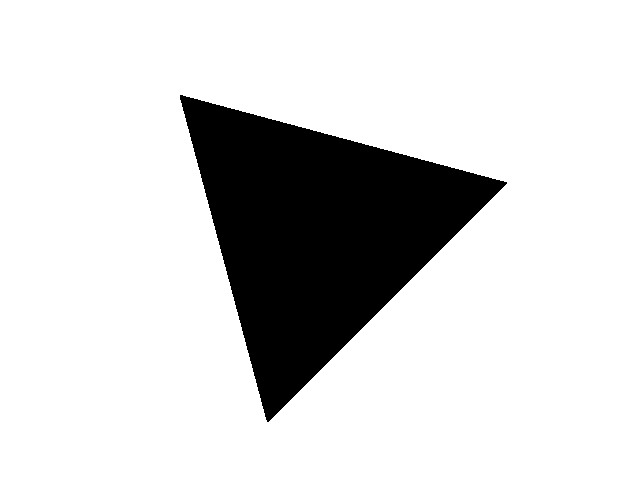
#> input picture data/1.jpg, 640 x 480 px
$ python polygonDetect.py --image ../../../data/1.jpg   (Python 2 division)   (older library calls are emulated)
#> lines starting #> are read from the running program, lines starting #| are printed output that depends on the picture; after the words box and inside, x2 and y2 are one past the last pixel; in counts of white or black regions, pixels touching at a corner belong together
import cv2
import imutils
import argparse
import numpy as np

def getShape(contour):
    p = cv2.arcLength(contour, True)
    aV = cv2.approxPolyDP(contour, 0.04 * p, True)

    vertices = len(aV)
    if vertices == 3:
        return 'Triangle'
    elif vertices == 4:
        rect = cv2.minAreaRect(contour)
        contourArea = cv2.contourArea(contour)
        fittedArea = rect[1][0] * rect[1][1]
        #print "Countor Area:", contourArea , " Fiited A:", fittedArea
        (x, y, w, h) = cv2.boundingRect(aV)
        ar = w / float(h)
        if .95 * fittedArea <= contourArea and ar >= 0.95 and ar <= 1.05:
            return 'Square'
        else:
            return 'Rectangle'
    elif vertices == 5:
        return 'Pentagon'
    elif vertices == 6:
        return 'Hexagon'
    elif vertices == 7:
        return 'Heptagon'
    else:
        (xC, yC), radius  = cv2.minEnclosingCircle(contour)
        contourArea = cv2.contourArea(contour)
        fittedArea = radius*radius*3.14
        # print "Countor Area:", contourArea , " Circle A:", fittedArea
        if abs(contourArea-fittedArea) / max(contourArea, fittedArea) < 0.10:
            return 'Circle'
        else:
            return str(str(len(aV))+'-Polygon')
    return 'Unknown'


ap = argparse.ArgumentParser()
ap.add_argument("-i", "--image", required=True,	help="Input Image")
args = vars(ap.parse_args())

try:
    inImage = cv2.imread(args['image'])
#> inImage is the input picture: shape (480, 640, 3); min 0, max 255, mean 213.4
    imgray = cv2.cvtColor(inImage,cv2.COLOR_BGR2GRAY)
    # Note that Logical-Vision has image dataset with BlackImage and White Background
    # So, Let's invert the image and then Detect Polygon
    # If you are using normal image. Make sure you comment following line
    #imgray = cv2.bitwise_not(imgray)
    ret,thresh = cv2.threshold(imgray,127,255,0)
#> thresh: shape (480, 640); 83.7% white; 1 black region, box (x1, y1, x2, y2) and area: (180, 95, 507, 422) 50135
    im2, contours, hierarchy = cv2.findContours(thresh,cv2.RETR_EXTERNAL,cv2.CHAIN_APPROX_SIMPLE)
#> contours = [[[0, 0], [0, 479], [639, 479], [639, 0]]]

    for cont in contours:
        cv2.drawContours(inImage, [cont], -1, (0, 255, 0), 2)
        cM = cv2.moments(cont)
        print cM['m00']
        X = int(cM['m10'] /(cM['m00']+1))
        Y = int(cM['m01'] /(cM['m00']+1))
        cv2.putText(inImage, getShape(cont), (X, Y), cv2.FONT_HERSHEY_SIMPLEX,
    		0.5, (255, 255, 255), 2)
        cv2.imshow("Image", inImage)
#> this loop made 1 pass
#> (X, Y, p in getShape, aV in getShape, vertices in getShape, rect in getShape, contourArea in getShape, fittedArea in getShape) on pass 1: (319, 239, 2236, [[0, 0], [0, 479], [639, 479], [639, 0]], 4, ((319.5, 239.5), (479, 639), -90), 306081, 306081)
#| 306081.0
#> pass 1, `cv2.imshow("Image", inImage)`:
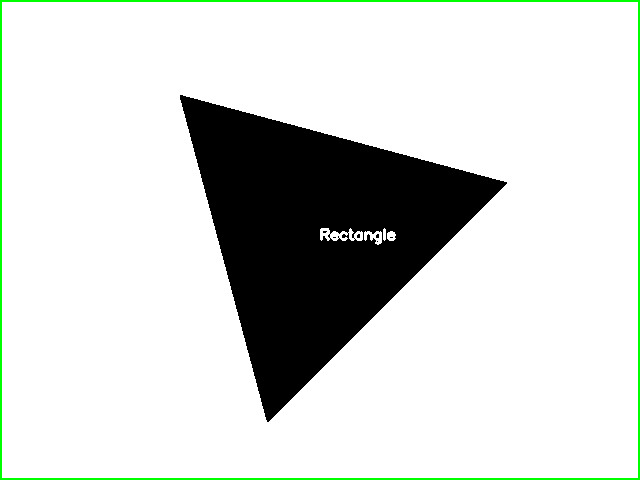
#> window 'Image': shape (480, 640, 3); mean B, G, R 210.2, 213.9, 210.2
    cv2.waitKey(0)
except:
    print '!!! Could\'t find Image file. Make sure you provide correct Path and Filename-SPECIALLY EXTENSIONS !!!'
